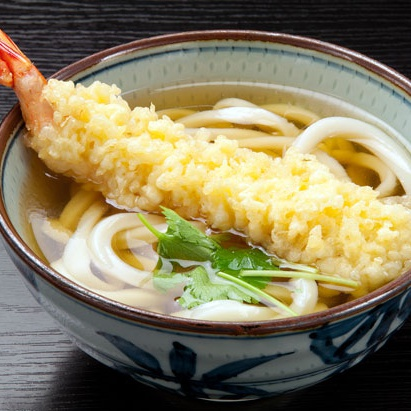
#> input picture DISH_data/raw/images/test/0_003.jpg, 411 x 411 px; its folder holds only this picture in this run
$ python resize.py
#> lines starting #> are read from the running program, lines starting #| are printed output that depends on the picture
import glob
import os
import cv2
from tqdm import tqdm

PATH_IMAGES = "./dataset/images"
RESIZED_SIZE = 256

# please check folder named "resized" doesn't exist is the current directory.


# load images path as list
def load_images_path_as_list():
    folder_list = glob.glob(PATH_IMAGES+"/*")
    files_list = glob.glob(PATH_IMAGES+"/**/*")

    return folder_list, files_list


# make save directory and, resize and save images.
def resize_and_save(folder_path, image_path):
    if not os.path.exists("./resized"):
        os.mkdir("./resized")
        os.mkdir("./resized/images")
        for folder in folder_path:
            folder = folder.replace("./dataset", "")
            os.mkdir("./resized"+folder)
            print("made directory:"+"./resized"+folder)

    print("Directories made.")
    print("resizing images...")
    for image in tqdm(image_path):
        img = cv2.imread(image)
#> img is the input picture: shape (411, 411, 3); mean B, G, R 93.9, 125.9, 136.3
        img = cv2.resize(img, (RESIZED_SIZE, RESIZED_SIZE))
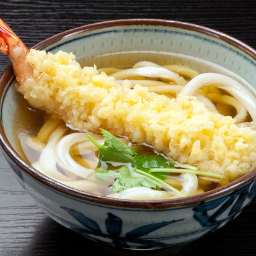
#> img: shape (256, 256, 3); mean B, G, R 93.8, 125.8, 136.2
        save_path = image.replace("./dataset", "./resized")
        cv2.imwrite(save_path, img)
#> pass 2 of the loop in resize_and_save, `for image in tqdm(image_path):`:
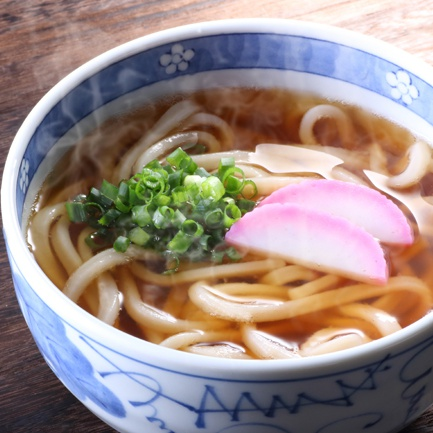
#> input picture DISH_data/raw/images/train/0_002.jpg, 433 x 433 px
#> in resize_and_save, img is the input picture: shape (433, 433, 3); mean B, G, R 134.6, 139.7, 155.9
#> in resize_and_save, `img = cv2.resize(img, (RESIZED_SIZE, RESIZED_SIZE))`:
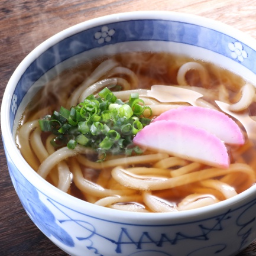
#> img: shape (256, 256, 3); mean B, G, R 134.5, 139.6, 155.8

    print("All images saved.")
if __name__=='__main__':
    folder_list, image_list = load_images_path_as_list()
    resize_and_save(folder_list, image_list)
